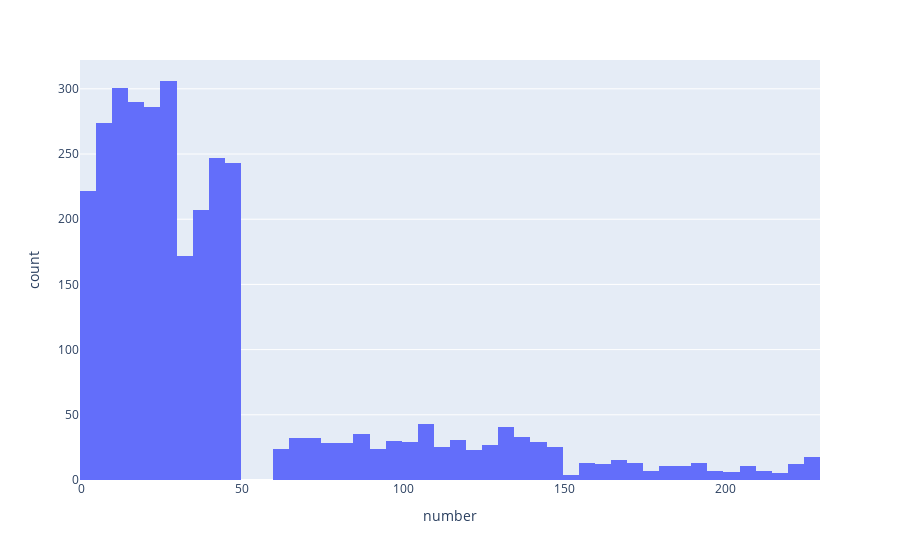

The notebook cell this image was saved under:
### Markdown cell above
### For streets with a lot of restaurants, look at the distribution of the number of seats. What trends can you see?
<a id="4.8"><a/>

### Code cell
top_streets_general=list(df['street_name'].value_counts()[:10].index)
fig=px.histogram(df[df['street_name'].isin(top_streets_general)],x='number')
fig.show()

### Figure 1 — Plotly figure (JSON) as saved in the notebook; plotly's stock layout.template omitted (floating-point values rounded to 4 significant figures; data arrays with more than 128 entries replaced by an {"elided": "..."} marker saying what was removed)
{"data": [{"alignmentgroup": "True", "bingroup": "x", "hovertemplate": "number=%{x}<br>count=%{y}<extra></extra>", "legendgroup": "", "marker": {"color": "#636efa"}, "name": "", "offsetgroup": "", "orientation": "v", "showlegend": false, "type": "histogram", "x": {"elided": "3252 int values"}, "xaxis": "x", "yaxis": "y"}], "layout": {"barmode": "relative", "legend": {"tracegroupgap": 0}, "margin": {"t": 60}, "xaxis": {"anchor": "y", "domain": [0, 1], "title": {"text": "number"}}, "yaxis": {"anchor": "x", "domain": [0, 1], "title": {"text": "count"}}}}
